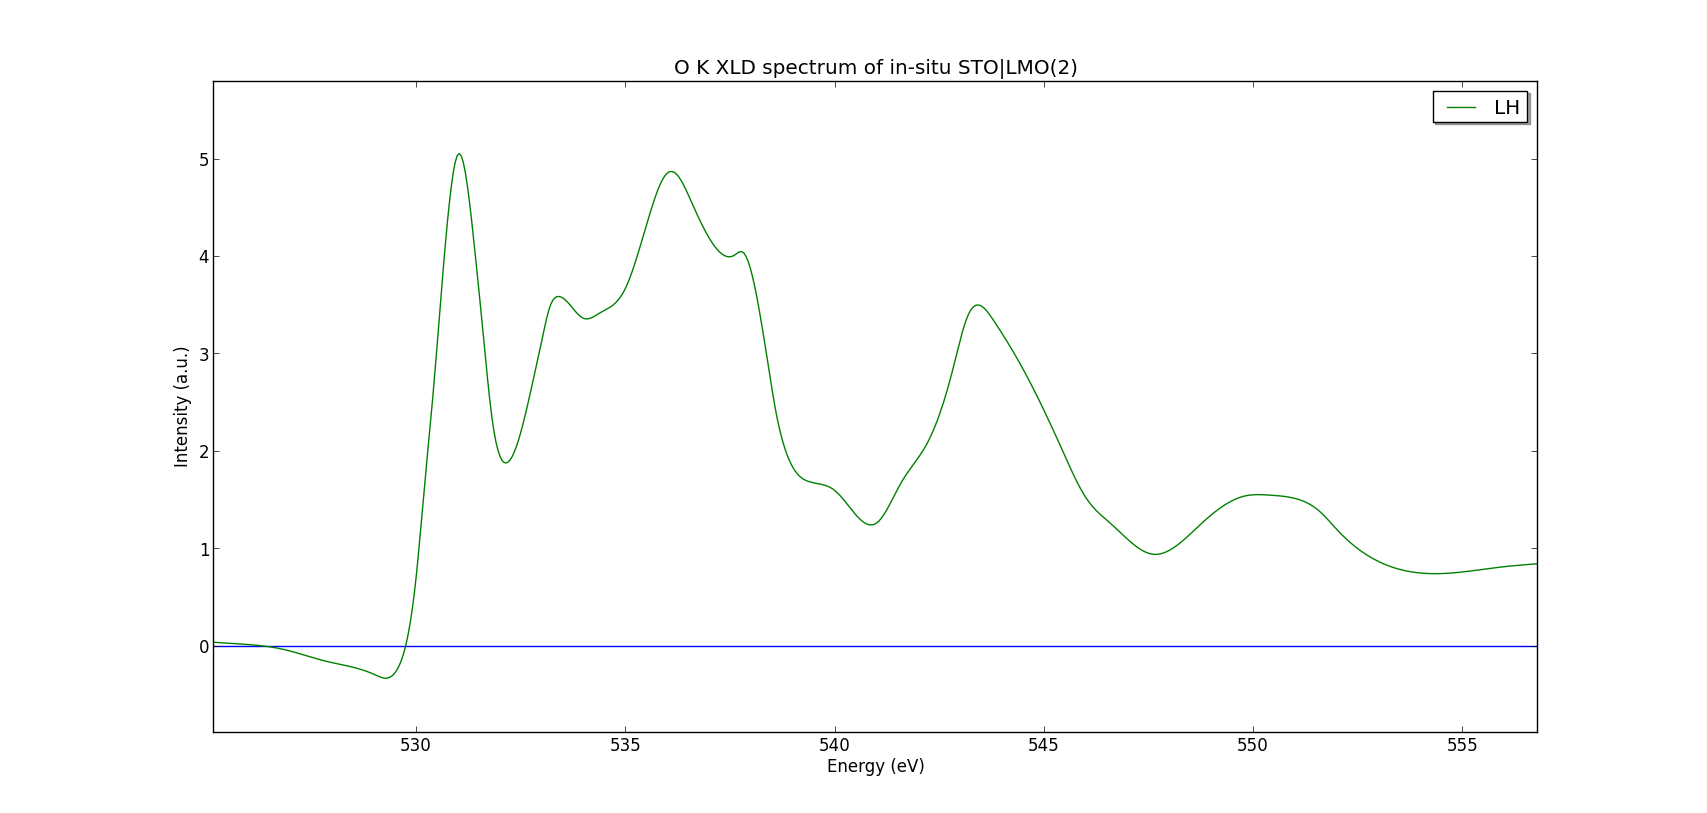

Python code for this plot:
"""
Script to analyse XLD and XMCD spectra
"""
import matplotlib.lines as mlines
import matplotlib.pyplot as plt
import numpy as np
import math
import copy
import random
import h5py
import copy
from scipy import interpolate

smooth = .001
FILE_LH = "../../Data/i09-75665.nxs"

import csv
def save(energies, spectrum, ext):
    name = 'LMO2OKin'
    with open('csv/'+name+'-'+ext+'.csv', 'wb') as f:
        writer = csv.writer(f)
        writer.writerow(('energy','intensity'))
        for n, s in enumerate(spectrum):
            writer.writerow((energies[n], s))
        f.close()

def getBackground(energies, spectrum):
    
    last = len(energies)
    print 'LAST: ',last
    points = [2, 20, 53, 85, 160, 176]
    B = 1
    answ = "n"

##    while answ == "n":
##        plt.plot(energies, spectrum)
##        for p in points:
##            plt.axvline(energies[p], color='k', linestyle='solid')
##        plt.show()
##            
##        answ = raw_input("Are the lines placed correctly? y/n: ")
##        while answ != "n" and answ != "y":
##            answ = raw_input("Use 'y' or 'n'. Are the lines correct?: ")
##
##        if answ == "y": break
##        print "Previous lines were places at ",points
##        for n, p in enumerate(points):
##            try: points[n] = int(raw_input("Line "+str(n+1)+" to: "))
##            except:
##                print "Invalid syntax"
##                points[n] = int(raw_input("Line "+str(n+1)+" to: "))
##        print points

    bg = range(points[0],points[1]) + range(points[4],points[5])
    step = []
    for e in energies:
        # fermi-dirac distribution-like normalisation function
        n = .5/(math.exp((energies[points[2]]-e)/B)+1)
        m = .5/(math.exp((energies[points[4]]-e)/B)+1)
        step.append(n+m)

    x = [energies[n] for n in bg]
    y = [spectrum[n] for n in bg]
    a, b, c, d, e =  np.polyfit(x, y, 4)
    norm = [a*i**4 + b*i**3 + c*i**2 + d*i + e for i in energies]
    spectNorm = [s-norm[n] for n, s in enumerate(spectrum)]

    try:
        spectNorm = [s/maximum+step[n] for n, s in enumerate(spectNorm)]
        print "USED OLD MAXIMUM"
    except:
        global maximum
        maximum= 0.2*max(spectNorm)
        spectNorm = [s/maximum+step[n] for n, s in enumerate(spectNorm)]
        
    return norm, spectNorm

if __name__ == '__main__':
    print "Gathering measurements data"
    
    with h5py.File(FILE_LH, 'r') as f:
        energies = f["/entry1/instrument/pathgroup/pgmenergy"]
        
        spectrum = f["/entry1/smpmamp39/smpmiamp39"]
        i_0 = f["/entry1/sm5amp8/sm5amp8"]

        LHEnergies = [e for e in energies[2:-2]]
        LHSpectrum = [s/i_0[n] for n, s in enumerate(spectrum[2:-2])]

    energies = np.linspace(LHEnergies[0], LHEnergies[-1], num=len(LHEnergies)*5, endpoint=True)

    print "============"
    print "First background"
    print "============"
    LHNorm, LHSpectrum_norm = getBackground(LHEnergies, LHSpectrum)
    splineRep = interpolate.splrep(LHEnergies, LHSpectrum_norm, s=smooth)
    LHSpectrum_norm = interpolate.splev(energies, splineRep, der=0)

    # Save data to CSV
    spectra = [LHSpectrum_norm]
    for n, s in enumerate(spectra):
        save(energies, s, str(n+1))

    # Plot data
    plt.plot(energies, [0 for e in energies])
##    plt.plot(LVEnergies, LHSpectrum)
##    plt.plot(LVEnergies, LHNorm)
    plt.plot(energies, LHSpectrum_norm, label='LH')\
    
    legend = plt.legend(loc='upper right', shadow=True)
    title = plt.title("O K XLD spectrum of in-situ STO|LMO(2)")
    plt.xlabel("Energy (eV)")
    plt.ylabel("Intensity (a.u.)")
    plt.show()   
